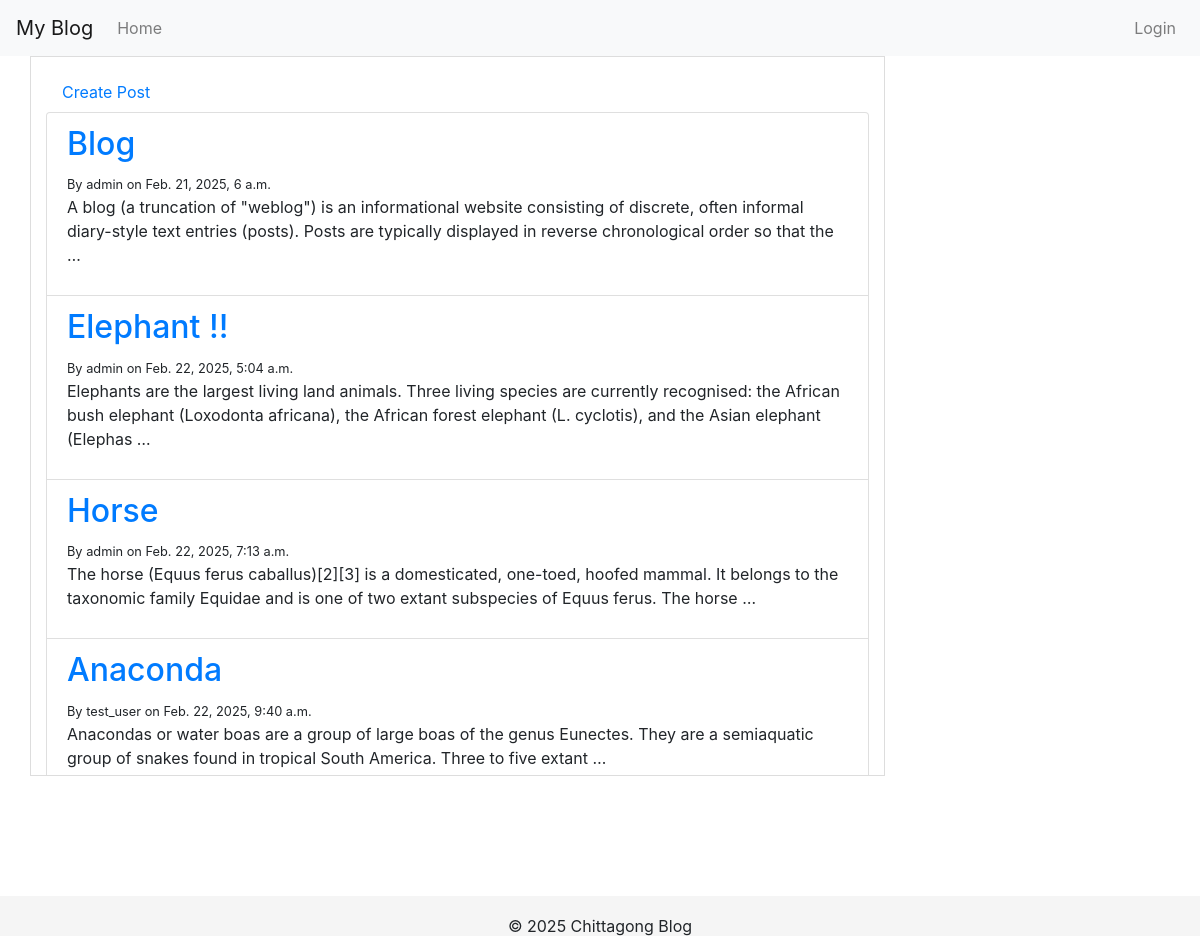
The page / on the database its author committed.
### Blog/models.py (models this page shows, shortened)
class Post(models.Model):
    post_title = models.CharField(max_length=200)
    post_content = models.TextField()
    owner = models.ForeignKey(User, on_delete=models.CASCADE)
    created_date = models.DateTimeField(auto_now_add=True)
    updated_date = models.DateTimeField(auto_now=True)

### Blog/views.py (the view)
# urls.py: path("", post_list, name="post_list"),
def post_list(request):
    posts = Post.objects.all()
    return render(
        request,
        "blog/post_list.html",
        {"posts": posts},
    )

### Blog/templates/blog/post_list.html (shortened to what this page needs)
{% extends "blog/base.html" %}
{% block content %}
<a class ='nav-link' href="{% url 'post_create' %}">Create Post</a>
<ul class = 'list-group'>
    {%for post in posts %}
    <li class="list-group-item">
        <h2><a href="{% url 'post_details' post.id %}">{{ post.post_title }}</a></h2>
        <small>By {{ post.owner }} on {{ post.created_date}}</small>
        <p>{{ post.post_content| truncatewords:30}}</p>
    </li>
    {% empty%}
    <li> No posts found.</li>
    {% endfor %}
</ul>
{% endblock %}

### Blog/templates/blog/base.html (shortened to what this page needs)
<!DOCTYPE html>
<html lang="en">
<head>
    <link rel="stylesheet" href="https://stackpath.bootstrapcdn.com/bootstrap/4.5.2/css/bootstrap.min.css">
    <link rel="stylesheet" href="https://cdn.jsdelivr.net/npm/bootstrap-icons@1.7.2/font/bootstrap-icons.css">
</head>
<body>
    <nav class="navbar navbar-expand-lg navbar-light bg-light">
        <a class="navbar-brand" href="{%url 'myposts'%}">My Blog</a>
        <div class="collapse navbar-collapse" id="navbarNav">
            <ul class="navbar-nav mr-auto">
                <li class="nav-item">
                    <a class="nav-link" href="{%url 'post_list'%}">Home</a>
                </li>
            </ul>
            <ul class="navbar-nav ml-auto">
                {%if user.is_authenticated %}
                    <li class="nav-item dropdown">
                        <a class="nav-link dropdown-toggle" href="#" id="profileDropdown" role="button" data-toggle="dropdown" aria-haspopup="true" aria-expanded="false">
                            Welcome, {{ user.username }}
                        </a>
                        <div class="dropdown-menu dropdown-menu-right" aria-labelledby="profileDropdown">
                            <form method="post" action="{% url 'logout' %}">
                                {% csrf_token %}
                                <button type="submit" class="dropdown-item">Logout</button>
                            </form>
                        </div>
                    </li>
                    {% else %}
                    <li class="nav-item">
                        <a class="nav-link" href="login" onclick="openLoginModal(); return false;">Login</a>
                    </li>
                {% endif %}
            </ul>
        </div>
    </nav>
    <div class="container">
        <div class="row">
            <div class="blog-card col-md-9">
                {%block content%}
                {%endblock%}
            </div>
        </div>
    </div>
    <footer class="footer">
        <p>&copy; 2025 Chittagong Blog</p>
    </footer>
</body>
</html>

### Blog/templates/blog/base.html (style rules this page uses)
html { position: relative; min-height: 100%; }
body { margin-bottom: 60px; }
.navbar { position: sticky; top: 0; z-index: 1000; background-color: #f8f9fa; }
.blog-card { max-height: 90vh; overflow-y: auto; border: 1px solid #ddd; padding: 15px; margin-bottom: 20px; }
.footer { position: absolute; bottom: 0; width: 100%; height: 40px; line-height: 60px; background-color: #f5f5f5; text-align: center; }

### rows shown on the page
Post: post_title "Blog", owner "admin", created_date "Feb. 21, 2025, 6 a.m.", post_content "A blog (a truncation of \"weblog\") is an informational website consisting of discrete, often informal diary-style text entries (posts). Posts are typically displayed in reverse chronological order so that the …"
Post: post_title "Elephant !!", owner "admin", created_date "Feb. 22, 2025, 5:04 a.m.", post_content "Elephants are the largest living land animals. Three living species are currently recognised: the African bush elephant (Loxodonta africana), the African forest elephant (L. cyclotis), and the Asian elephant (Elephas …"
Post: post_title "Horse", owner "admin", created_date "Feb. 22, 2025, 7:13 a.m.", post_content "The horse (Equus ferus caballus)[2][3] is a domesticated, one-toed, hoofed mammal. It belongs to the taxonomic family Equidae and is one of two extant subspecies of Equus ferus. The horse …"
Post: post_title "Anaconda", owner "test_user", created_date "Feb. 22, 2025, 9:40 a.m.", post_content "Anacondas or water boas are a group of large boas of the genus Eunectes. They are a semiaquatic group of snakes found in tropical South America. Three to five extant …"
